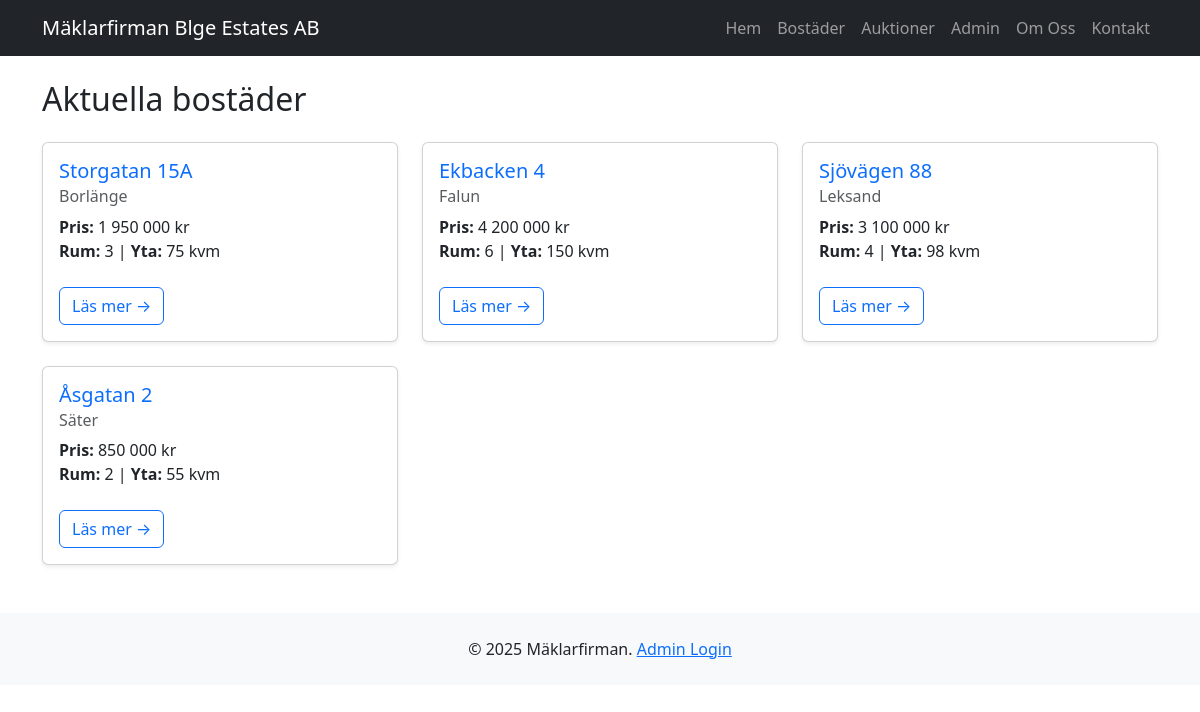
/bostader/, run on the app's committed database.
### models/bostad.py (models this page shows, shortened)
class Bostad(db.Model):
    __tablename__ = 'bostader'
    id = db.Column(db.Integer, primary_key=True)
    adress = db.Column(db.String(200), nullable=False)
    stad = db.Column(db.String(100), nullable=False)
    pris = db.Column(db.String(50), nullable=False)
    rum = db.Column(db.Integer, nullable=False)
    yta = db.Column(db.Integer, nullable=False)
    beskrivning = db.Column(db.Text)

### myblueprints/bostader/bostader_routes.py (the view)
@bostader_bp.route('/')
def lista_bostader():
    alla_bostader = bostad_repo.hamta_alla()
    return render_template(
        'bostader_lista.html',
        bostader=alla_bostader,  # Skickar ORM-objekten till mallen
        titel='Våra bostäder'
    )

### dbrepositories/bostad_repository.py (called while the page is built)
    def hamta_alla(self):
        return Bostad.query.all()

### myblueprints/bostader/templates/bostader_lista.html (shortened to what this page needs)
{% extends "base.html" %}
{% block content %}
    <h2 class="mb-4">Aktuella bostäder</h2>
    <div class="row row-cols-1 row-cols-md-2 row-cols-lg-3 g-4">
    {% for bostad in bostader %}
        <div class="col">
            <div class="card h-100 shadow-sm">
                <div class="card-body">
                    <h5 class="card-title text-primary">{{ bostad.adress }}</h5>
                    <h6 class="card-subtitle mb-2 text-muted">{{ bostad.stad }}</h6>
                    <p class="card-text">
                        <strong>Pris:</strong> {{ bostad.pris }}<br>
                        <strong>Rum:</strong> {{ bostad.rum }} | <strong>Yta:</strong> {{ bostad.yta }} kvm
                    </p>
                    <a href="{{ url_for('bostader_bp.bostad_detalj', bostad_id=bostad.id) }}" class="btn btn-outline-primary mt-2">Läs mer &rarr;</a>
                </div>
            </div>
        </div>
    {% endfor %}
    </div>
{% endblock %}

### templates/base.html (shortened to what this page needs)
<!DOCTYPE html>
<html lang="sv">
<head>
    <link href="https://cdn.jsdelivr.net/npm/bootstrap@5.3.8/dist/css/bootstrap.min.css" rel="stylesheet"
>
</head>
<body>
    <header>
        <nav class="navbar navbar-expand-lg navbar-dark bg-dark">
            <div class="container">
                <a class="navbar-brand" href="{{ url_for('index') }}">Mäklarfirman Blge Estates AB</a>
                <div class="collapse navbar-collapse" id="navbarNav">
                    <ul class="navbar-nav ms-auto">
                        <li class="nav-item">
                            <a class="nav-link" href="{{ url_for('index') }}">Hem</a>
                        </li>
                        <li class="nav-item">
                            <a class="nav-link" href="{{ url_for('bostader_bp.lista_bostader') }}">Bostäder</a>
                        </li>
                        <li class="nav-item">
                            <a class="nav-link" href="{{ url_for('auctions.browse_auctions') }}">Auktioner</a>
                        </li>
                        <li class="nav-item">
                            <a class="nav-link" href="#">Admin</a>
                        </li>
                        <li class="nav-item">
                            <a class="nav-link" href="#">Om Oss</a>
                        </li>
                        <li class="nav-item">
                            <a class="nav-link" href="#">Kontakt</a>
                        </li>
                    </ul>
                </div>
            </div>
        </nav>
    </header>
    <main class="container my-4">
        {% block content %}{% endblock %}
    </main>
    <footer class="bg-light text-center text-lg-start mt-5">
        <div class="container p-4">
            <p class="text-center mb-0">
                &copy;
                <script>document.write(new Date().getFullYear())</script> Mäklarfirman.
                <a href="#">Admin Login</a>
            </p>
        </div>
    </footer>
</body>
</html>

### data on the page
Bostad: adress "Storgatan 15A", stad "Borlänge", pris "1 950 000 kr", rum "3", yta "75"
Bostad: adress "Ekbacken 4", stad "Falun", pris "4 200 000 kr", rum "6", yta "150"
Bostad: adress "Sjövägen 88", stad "Leksand", pris "3 100 000 kr", rum "4", yta "98"
Bostad: adress "Åsgatan 2", stad "Säter", pris "850 000 kr", rum "2", yta "55"
